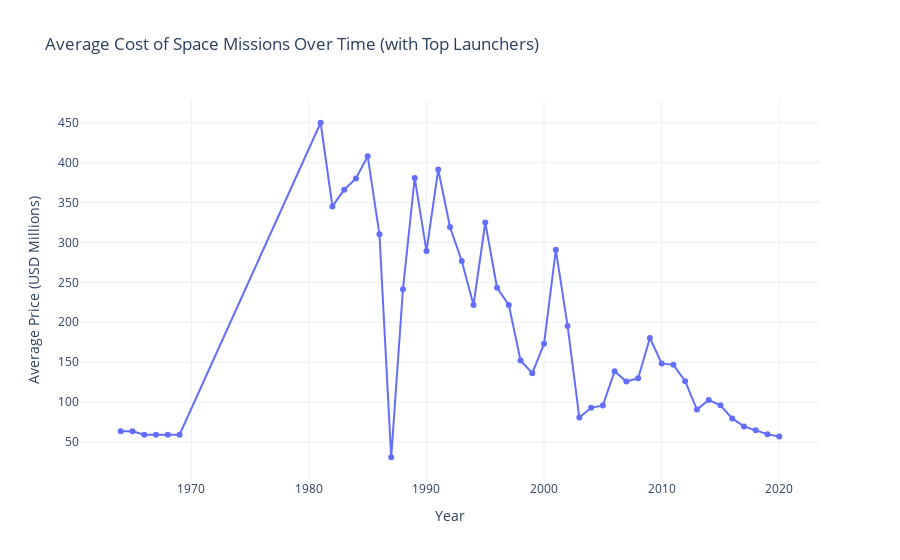

The notebook cell this image was saved under:
### Markdown cell above
## Descriptive Statistics

### Code cell
# How has the cost of space missions changed over time?

# Create a clean copy to avoid modifying the original df_data
df_cost = df_data.copy()

# Ensure Date is datetime and drop rows missing Date or Price
df_cost['Date'] = pd.to_datetime(df_cost['Date'], errors='coerce')
df_cost = df_cost.dropna(subset=['Date', 'Price'])

# Ensure Price is numeric (convert any strings to numbers)
df_cost['Price'] = pd.to_numeric(df_cost['Price'], errors='coerce')
df_cost = df_cost.dropna(subset=['Price'])  # Drop any rows where Price couldn't be converted

df_cost['Year'] = df_cost['Date'].dt.year.astype(int)

# Calculate average cost per year
cost_per_year = (
    df_cost
    .groupby('Year')['Price']
    .mean()
    .reset_index()
    .sort_values('Year')
)

# Get top 3 organizations per year (from the missions data)
# Use df_clean from the previous cell which already has Year parsed
top_orgs_per_year = (
    df_clean
    .groupby(['Year', 'Organisation'])
    .size()
    .reset_index(name='Launch_Count')
    .sort_values(['Year', 'Launch_Count'], ascending=[True, False])
    .groupby('Year')
    .head(3)  # Get top 3 per year
)

# Create a formatted string with top 3 orgs for each year
top_orgs_text = (
    top_orgs_per_year
    .groupby('Year')
    .apply(lambda x: '<br>'.join([f"{i+1}. {row['Organisation']} ({row['Launch_Count']} launches)" 
                                   for i, row in x.iterrows()]))
    .reset_index(name='Top_Orgs')
)

# Merge top orgs with cost data
cost_per_year = cost_per_year.merge(top_orgs_text, on='Year', how='left')

# Create an enhanced line chart
fig = px.line(
    cost_per_year, 
    x='Year', 
    y='Price', 
    title='Average Cost of Space Missions Over Time (with Top Launchers)',
    labels={'Price': 'Average Price (USD Millions)', 'Year': 'Year'},
    markers=True,
    hover_data={'Top_Orgs': True, 'Year': True, 'Price': ':.2f'}
)

fig.update_traces(
    hovertemplate='<b>Year: %{x}</b><br>' +
                  'Average Price: $%{y:.2f}M<br>' +
                  '<b>Top Launchers:</b><br>%{customdata[0]}<extra></extra>'
)

fig.update_layout(
    hovermode='x unified',
    template='plotly_white'
)

fig.show()

# Show summary statistics
print(f"📊 Cost Analysis Summary:")
print(f"   Years covered: {cost_per_year['Year'].min()} to {cost_per_year['Year'].max()}")
print(f"   Number of years analyzed: {len(cost_per_year)}")
print(f"   Overall average cost: ${cost_per_year['Price'].mean():.2f}M")
print(f"   Lowest average cost: ${cost_per_year['Price'].min():.2f}M in {cost_per_year.loc[cost_per_year['Price'].idxmin(), 'Year']:.0f}")
print(f"   Highest average cost: ${cost_per_year['Price'].max():.2f}M in {cost_per_year.loc[cost_per_year['Price'].idxmax(), 'Year']:.0f}")

### Figure 1 — Plotly figure (JSON) as saved in the notebook; plotly's stock layout.template omitted (floating-point values rounded to 4 significant figures)
{"data": [{"customdata": [["31. RVSN USSR (33 launches)<br>29. General Dynamics (17 launches)<br>30. NASA (4 launches)"], ["37. RVSN USSR (52 launches)<br>34. General Dynamics (19 launches)<br>36. NASA (9 launches)"], ["43. RVSN USSR (50 launches)<br>40. General Dynamics (33 launches)<br>42. NASA (8 launches)"], ["51. RVSN USSR (73 launches)<br>47. General Dynamics (14 launches)<br>52. US Air Force (6 launches)"], ["57. RVSN USSR (77 launches)<br>54. General Dynamics (8 launches)<br>58. US Air Force (8 launches)"], ["63. RVSN USSR (82 launches)<br>64. US Air Force (6 launches)<br>60. General Dynamics (5 launches)"], ["165. RVSN USSR (46 launches)<br>159. General Dynamics (6 launches)<br>163. Martin Marietta (4 launches)"], ["173. RVSN USSR (53 launches)<br>169. General Dynamics (3 launches)<br>171. Martin Marietta (3 launches)"], ["183. RVSN USSR (44 launches)<br>177. General Dynamics (6 launches)<br>182. NASA (4 launches)"], ["193. RVSN USSR (40 launches)<br>191. Martin Marietta (6 launches)<br>188. General Dynamics (5 launches)"], ["201. RVSN USSR (49 launches)<br>200. NASA (9 launches)<br>197. General Dynamics (5 launches)"], ["208. RVSN USSR (48 launches)<br>202. Arianespace (3 launches)<br>204. General Dynamics (3 launches)"], ["216. RVSN USSR (40 launches)<br>211. General Dynamics (3 launches)<br>215. Martin Marietta (3 launches)"], ["226. RVSN USSR (34 launches)<br>218. Arianespace (6 launches)<br>219. CASC (4 launches)"], ["236. RVSN USSR (24 launches)<br>227. Arianespace (7 launches)<br>228. Boeing (5 launches)"], ["247. RVSN USSR (34 launches)<br>238. Boeing (11 launches)<br>237. Arianespace (6 launches)"], ["257. RVSN USSR (26 launches)<br>248. Arianespace (8 launches)<br>255. NASA (6 launches)"], ["267. VKS RF (14 launches)<br>260. Boeing (11 launches)<br>266. RVSN USSR (9 launches)"], ["278. VKS RF (26 launches)<br>268. Arianespace (7 launches)<br>269. Boeing (7 launches)"], ["289. VKS RF (19 launches)<br>279. Arianespace (8 launches)<br>287. NASA (7 launches)"], ["297. Lockheed (12 launches)<br>303. VKS RF (12 launches)<br>290. Arianespace (11 launches)"], ["304. Arianespace (10 launches)<br>305. Boeing (10 launches)<br>315. VKS RF (9 launches)"], ["316. Arianespace (11 launches)<br>317. Boeing (11 launches)<br>323. Lockheed (8 launches)"], ["330. Boeing (13 launches)<br>329. Arianespace (10 launches)<br>342. VKS RF (9 launches)"], ["345. Boeing (11 launches)<br>344. Arianespace (10 launches)<br>349. Lockheed (10 launches)"], ["354. Arianespace (12 launches)<br>361. Lockheed (8 launches)<br>355. Boeing (7 launches)"], ["367. Arianespace (8 launches)<br>368. Boeing (7 launches)<br>372. Lockheed (7 launches)"], ["379. Arianespace (12 launches)<br>390. VKS RF (6 launches)<br>387. NASA (5 launches)"], ["392. Boeing (9 launches)<br>393. CASC (6 launches)<br>398. Lockheed (6 launches)"], ["406. Boeing (8 launches)<br>407. CASC (8 launches)<br>414. VKS RF (7 launches)"], ["415. Arianespace (5 launches)<br>417. CASC (5 launches)<br>429. VKS RF (5 launches)"], ["431. Boeing (8 launches)<br>432. CASC (6 launches)<br>430. Arianespace (5 launches)"], ["456. ULA (13 launches)<br>448. CASC (10 launches)<br>447. Arianespace (6 launches)"], ["459. CASC (9 launches)<br>468. ULA (7 launches)<br>458. Arianespace (6 launches)"], ["482. ULA (16 launches)<br>470. Arianespace (7 launches)<br>478. NASA (6 launches)"], ["494. ULA (8 launches)<br>484. Arianespace (6 launches)<br>486. ISRO (3 launches)"], ["506. ULA (11 launches)<br>496. Arianespace (7 launches)<br>501. MHI (4 launches)"], ["517. ULA (10 launches)<br>508. Arianespace (9 launches)<br>515. Sea Launch (3 launches)"], ["531. ULA (11 launches)<br>519. Arianespace (7 launches)<br>532. VKS RF (7 launches)"], ["542. ULA (14 launches)<br>533. Arianespace (11 launches)<br>541. SpaceX (6 launches)"], ["544. Arianespace (12 launches)<br>551. ULA (12 launches)<br>550. SpaceX (7 launches)"], ["555. CASC (22 launches)<br>566. ULA (12 launches)<br>553. Arianespace (11 launches)"], ["581. SpaceX (18 launches)<br>569. CASC (16 launches)<br>568. Arianespace (11 launches)"], ["586. CASC (37 launches)<br>597. SpaceX (21 launches)<br>584. Arianespace (11 launches)"], ["602. CASC (27 launches)<br>613. Roscosmos (13 launches)<br>614. SpaceX (13 launches)"], ["619. CASC (19 launches)<br>629. SpaceX (14 launches)<br>618. Arianespace (4 launches)"]], "hovertemplate": "<b>Year: %{x}</b><br>Average Price: $%{y:.2f}M<br><b>Top Launchers:</b><br>%{customdata[0]}<extra></extra>", "legendgroup": "", "line": {"color": "#636efa", "dash": "solid"}, "marker": {"symbol": "circle"}, "mode": "lines+markers", "name": "", "orientation": "v", "showlegend": false, "type": "scatter", "x": [1964, 1965, 1966, 1967, 1968, 1969, 1981, 1982, 1983, 1984, 1985, 1986, 1987, 1988, 1989, 1990, 1991, 1992, 1993, 1994, 1995, 1996, 1997, 1998, 1999, 2000, 2001, 2002, 2003, 2004, 2005, 2006, 2007, 2008, 2009, 2010, 2011, 2012, 2013, 2014, 2015, 2016, 2017, 2018, 2019, 2020], "xaxis": "x", "y": [63.23, 63.23, 59.0, 59.0, 59.0, 59.0, 450.0, 345.2, 366.2, 380.1, 408.1, 310.3, 30.8, 241.4, 380.8, 289.1, 391.4, 319.3, 276.7, 221.5, 325.0, 243.2, 221.7, 152.1, 136.2, 173.1, 290.7, 195.4, 80.51, 92.74, 95.79, 138.6, 125.7, 129.7, 180.3, 148.4, 146.6, 126.1, 90.55, 102.6, 95.95, 79.46, 69.49, 64.75, 59.61, 56.65], "yaxis": "y"}], "layout": {"hovermode": "x unified", "legend": {"tracegroupgap": 0}, "title": {"text": "Average Cost of Space Missions Over Time (with Top Launchers)"}, "xaxis": {"anchor": "y", "domain": [0, 1], "title": {"text": "Year"}}, "yaxis": {"anchor": "x", "domain": [0, 1], "title": {"text": "Average Price (USD Millions)"}}}}
